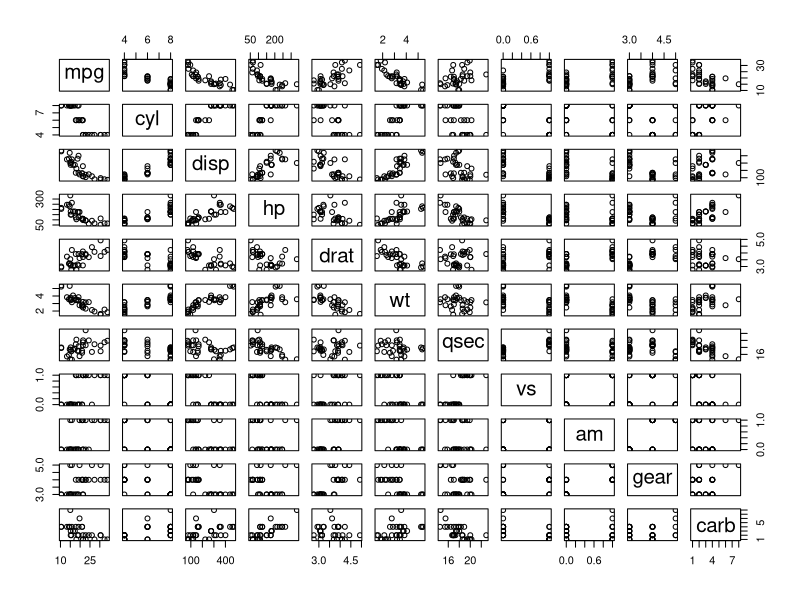
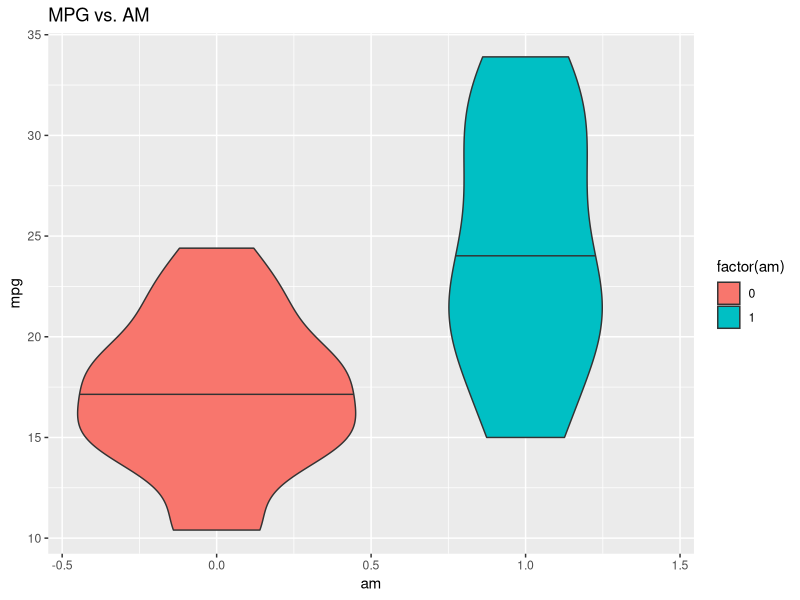
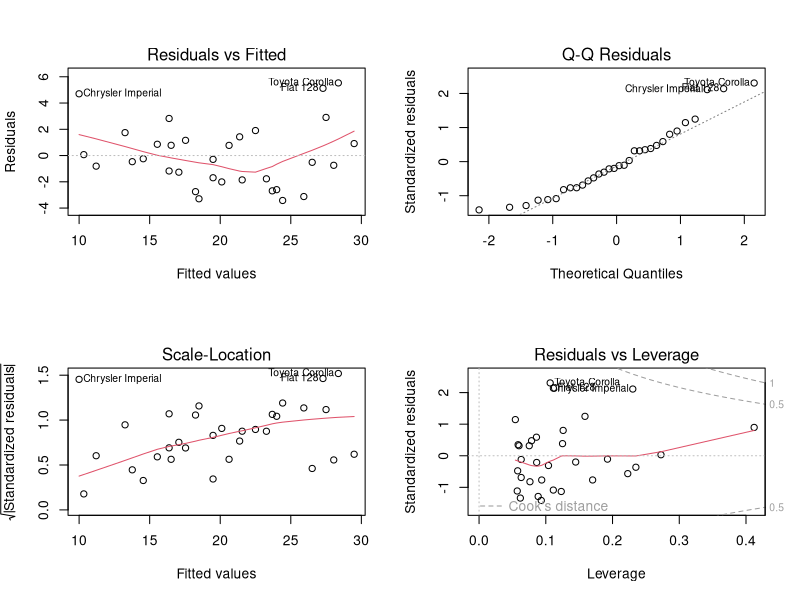

R code for these plots, in order:
## ---- chunk 1
## Bring in necessary libraries
library(dplyr)
library(reshape2)
library(datasets)
library(ggplot2)
data(mtcars)
## ---- chunk 2
summary(mtcars)
## ---- chunk 3
mtman <- filter(mtcars, am == 1)
mtaut <- filter(mtcars, am == 0)
t.test(mtman$mpg, mtaut$mpg)
## ---- chunk 4
cor(mtcars)
## ---- chunk 5
fit1 <- lm(mpg ~ am, mtcars)
summary(fit1)
## ---- chunk 6
fit2 <- lm(mpg ~ am + hp + wt, mtcars)
anova(fit1, fit2)
## ---- chunk 7
summary(fit2)
## ---- chunk 8
plot(mtcars)
## ---- chunk 9
g <- ggplot(mtcars, aes(am,mpg))
g <- g + geom_violin(aes(fill = factor(am)), draw_quantiles = c(0.5), lwd = 0.5) + ggtitle("MPG vs. AM")
g
## ---- chunk 10
par(mfrow = c(2,2))
plot(fit2)
